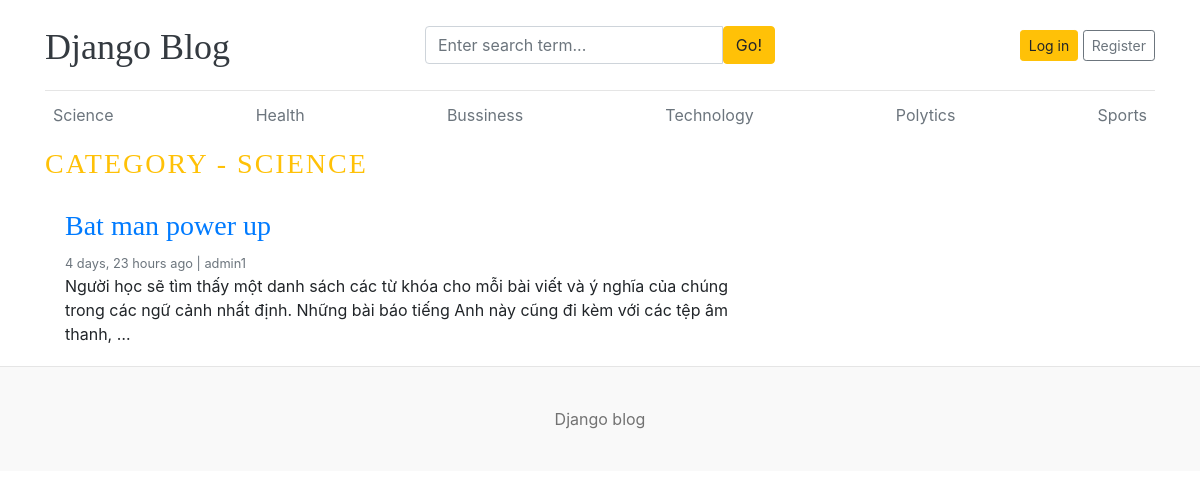
Page /category/1/ on the committed database.
### blogs/models.py (models this page shows, shortened)
class Category(models.Model):
    category_name = models.CharField(max_length=50, unique=True) # Tên danh mục, tối đa 50 ký tự, không được trùng lặp
    created_at = models.DateTimeField(auto_now_add=True)  # Thời gian tạo, tự động gán khi bản ghi được tạo lần đầu
    updated_at = models.DateTimeField(auto_now=True)      # Thời gian cập nhật, tự động cập nhật mỗi khi bản ghi được lưu
    def __str__(self):
        return self.category_name  # Giúp hiển thị rõ tên danh mục trong admin
    class Meta:
        verbose_name_plural = 'Categories'

class Blogs(models.Model):
    title = models.CharField(max_length=100, unique=True)  # Tiêu đề bài viết, tối đa 100 ký tự, không trùng
    slug = models.SlugField(unique=True, blank=True)       # Đường dẫn thân thiện, không trùng, cho phép bỏ trống
    category = models.ForeignKey(Category, on_delete=models.CASCADE)  # Liên kết đến danh mục, xóa danh mục thì bài viết cũng bị xóa
    author = models.ForeignKey(User, on_delete=models.CASCADE)        # Liên kết đến người dùng (tác giả)
    blog_image = models.ImageField(upload_to='uploads/%y/%m/%d')      # Hình ảnh bài viết, lưu theo thư mục năm/tháng/ngày
    short_description = models.TextField(max_length=1000)             # Mô tả ngắn gọn bài viết, tối đa 1000 ký tự
    blog_body = models.TextField(max_length=3000)                     # Nội dung đầy đủ của bài viết, tối đa 3000 ký tự
    status = models.CharField(max_length = 100,choices = STATUS_CHOICE, default = 'draft')  # Trạng thái bài viết: nháp hoặc đã đăng
    is_feacherd = models.BooleanField(default=False)                  # Đánh dấu bài viết có phải là nổi bật không (nên sửa thành is_featured)
    created_at = models.DateTimeField(auto_now_add=True)              # Ngày tạo bài viết, tự động thêm khi tạo
    updated_at = models.DateTimeField(auto_now=True)                  # Ngày cập nhật bài viết, tự động thay đổi khi lưu
    class Meta:
        verbose_name_plural = 'Blogs'

### blogs/views.py (the view)
# urls.py: path('<int:category_id>/', views.posts_by_category, name='posts_by_category')
def posts_by_category(request, category_id):
    posts = Blogs.objects.filter(status='published', category = category_id )
    category = get_object_or_404(Category, pk=category_id)
    context = {
        'posts' : posts,
        'category':category
    }
    return render(request, 'posts_by_category.html', context)

### blogs/context_processors.py (called while the page is built)
def get_categories(request):
    categories = Category.objects.all()
    return dict(categories = categories)

### templates/posts_by_category.html
{% extends 'base/base.html' %}
{% block content %}
  <h3 class="text-uppercase text-warning" style="letter-spacing: 2px;">Category - {{ category }}</h3>
  <main role="main" class="container p-0">
    <div class="row">
      <div class="col-md-8 blog-main">
        {% for post in posts %}
         <div class="card border-0" >
          <div class="card-body">
            <h3><a href="{% url 'blogs' post.slug%}">{{ post.title }}</a></h3>
            <small class="mb-1 text-muted">{{post.created_at | timesince}} ago | {{ post.author }}</small>
            <p class="card-text">{{ post.short_description | truncatewords:40 }}</p>
          </div>
      </div>
        {% endfor %}
      </div>
    </div>
  </main>
</div>
{% endblock %}

### templates/base/header.html (shortened to what this page needs)
{% load static %}
<!DOCTYPE html>
<html lang="en">
<head>
    <link href="https://getbootstrap.com/docs/4.0/dist/css/bootstrap.min.css" rel="stylesheet">
    <link href="{% static 'css/blog.css' %}" rel="stylesheet">
  </head>
<body>
    <div class="container">
      <header class="blog-header py-3">
        <div class="row flex-nowrap justify-content-between align-items-center">
          <div class="col-4 pt-1">
            <a class="blog-header-logo text-dark" href="/">Django Blog</a>
          </div>
          <div class="col-4">
            <form action="{% url 'search' %}" method="GET">
              <div class="input-group">
                <input class="form-control" name="keyword" type="text" placeholder="Enter search term..." aria-label="Enter search term..." aria-describedby="button-search" />
                <button type="submit" class="btn btn-warning" id="button-search" type="button">Go!</button>
            </div>
            </form>
          </div>
          <div class="col-4 d-flex justify-content-end align-items-center">
            {% if not user.is_authenticated %}
            <a class="btn btn-sm btn-warning" href="{% url 'login' %}">Log in</a> &nbsp;
            <a class="btn btn-sm btn-outline-secondary" href="{% url 'register' %}">Register</a>
            {% else %}
            <span>You are logged in as {{ user }}</span> &nbsp;
            <span><a href="{% url 'logout' %}">Log out</a></span>
            {% endif %}
          </div>
        </div>
      </header>
      <div class="nav-scroller py-1 mb-2">
        <nav class="nav d-flex justify-content-between">
          {% for cat in categories %}
          <a class="p-2 text-muted" href="{% url 'posts_by_category' cat.id %}">{{ cat.category_name }}</a>
          {% endfor %}
        </nav>
      </div>

### static/css/blog.css (style rules this page uses)
.blog-header { border-bottom: 1px solid #e5e5e5; }
.blog-header-logo { font-family: "Playfair Display", Georgia, "Times New Roman", serif; font-size: 2.25rem; }
h1, h2, h3, h4, h5, h6 { font-family: "Playfair Display", Georgia, "Times New Roman", serif; }

### rows in the picture
Category: category_name "Science", category_name "SCIENCE"
Category: category_name "Health"
Category: category_name "Bussiness"
Category: category_name "Technology"
Category: category_name "Polytics"
Category: category_name "Sports"
Blogs: title "Bat man power up", created_at "4 days, 23 hours", author "admin1", short_description "Người học sẽ tìm thấy một danh sách các từ khóa cho mỗi bài viết và ý nghĩa của chúng trong các ngữ cảnh nhất định. Những bài báo tiếng Anh này cũng đi kèm với các tệp âm thanh, …"
